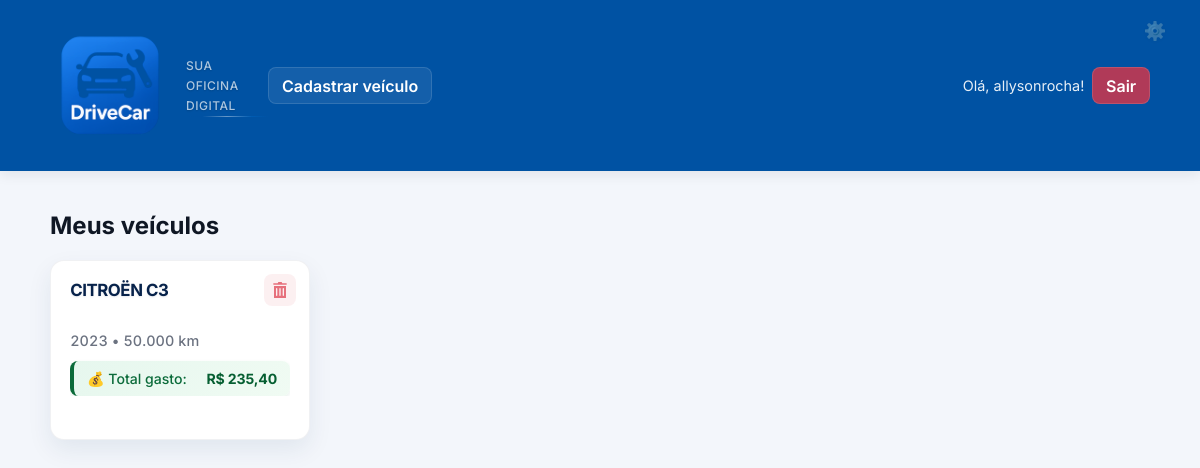
The app's page / (signed in), older data.
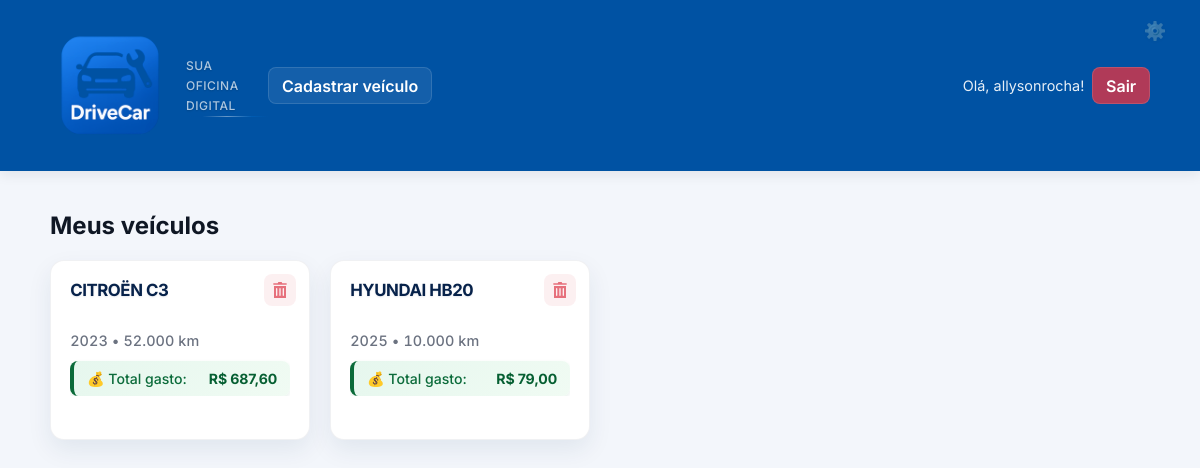
The same page, newer data.
### drivecar/models.py (models this page shows, shortened)
class Veiculo(models.Model):
    TIPO_COMBUSTIVEL_CHOICES = [
        ('GASOLINA', 'Gasolina'),
        ('ALCOOL', 'Álcool / Etanol'),
        ('FLEX', 'Flex (Gasolina/Etanol)'),
        ('DIESEL', 'Diesel'),
        ('GNV', 'GNV (Gás Natural Veicular)'),
        ('HIBRIDO', 'Híbrido'),
        ('ELETRICO', 'Elétrico'),
    ]
    usuario = models.ForeignKey(User, on_delete=models.CASCADE, verbose_name=_("usuário"))
    marca = models.ForeignKey(Marca, on_delete=models.PROTECT, verbose_name=_("marca"), null=True, blank=True)
    modelo = models.ForeignKey(Modelo, on_delete=models.PROTECT, verbose_name=_("modelo"), null=True, blank=True)
    versao = models.ForeignKey(Versao, on_delete=models.PROTECT, verbose_name=_("versão"), null=True, blank=True)
    marca_legado = models.CharField(_("marca (legado)"), max_length=50, blank=True)
    modelo_legado = models.CharField(_("modelo (legado)"), max_length=50, blank=True)
    ano = models.PositiveIntegerField(_("ano"))
    placa = models.CharField(_("placa"), max_length=10, blank=True)
    km_atual = models.PositiveIntegerField(_("quilometragem atual"), default=0)
    combustivel = models.CharField(_("combustível"), max_length=20, choices=TIPO_COMBUSTIVEL_CHOICES, blank=True)
    @property
    def titulo_limpo(self):
        marca_nome = self.marca.nome if self.marca else self.marca_legado
        modelo_nome = self.modelo.nome if self.modelo else self.modelo_legado
        if marca_nome and modelo_nome:
            if marca_nome.upper() in modelo_nome.upper():
                return modelo_nome
            else:
                return f"{marca_nome} {modelo_nome}"
        elif modelo_nome:
            return modelo_nome
        elif marca_nome:
            return marca_nome
        else:
            return "Veículo sem identificação"
    def total_gasto_manutencao(self):
        from django.db.models import Sum
        total = self.registromanutencao_set.aggregate(
            total=Sum('preco')
        )['total']
        return total or 0
    def total_gasto_manutencao_formatado(self):
        total = self.total_gasto_manutencao()
        valor_str = f"{total:.2f}"
        partes = valor_str.split('.')
        parte_inteira = partes[0]
        parte_decimal = partes[1]
        return f"R$ {parte_inteira},{parte_decimal}"
    class Meta:
        verbose_name = _("Veículo")
        verbose_name_plural = _("Veículos")

class Marca(models.Model):
    nome = models.CharField(_("nome da marca"), max_length=50, unique=True)
    logo = models.CharField(_("logo/imagem"), max_length=200, blank=True)
    ativo = models.BooleanField(_("ativo"), default=True)
    class Meta:
        verbose_name = _("Marca")
        verbose_name_plural = _("Marcas")
        ordering = ["nome"]

class Modelo(models.Model):
    marca = models.ForeignKey(Marca, on_delete=models.CASCADE, verbose_name=_("marca"))
    nome = models.CharField(_("nome do modelo"), max_length=100)
    ano_inicio = models.PositiveIntegerField(_("ano de início"), null=True, blank=True)
    ano_fim = models.PositiveIntegerField(_("ano de fim"), null=True, blank=True)
    ativo = models.BooleanField(_("ativo"), default=True)
    class Meta:
        verbose_name = _("Modelo")
        verbose_name_plural = _("Modelos")
        ordering = ["marca__nome", "nome"]
        unique_together = ["marca", "nome"]

### drivecar/views.py (the view)
# urls.py: path("", views.index, name="index"),
@login_required
def index(request):
    veiculos = Veiculo.objects.filter(usuario=request.user)
    context = {
        'veiculos': veiculos,
        'total_veiculos': veiculos.count(),
    }
    return render(request, 'drivecar/index.html', context)

### templates/drivecar/index.html (shortened to what this page needs)
{% extends "drivecar/base.html" %}
{% load humanize %}
{% block content %}
<h2>Meus veículos</h2>
<div class="vehicle-grid">
  {% for v in veiculos %}
    <article class="vehicle-card" data-vehicle-id="{{ v.id }}" data-marca="{{ v.marca.nome }}">
      <a class="vehicle-link" href="{% url 'drivecar:manutencao' v.id %}">
        <div class="vehicle-header">
          <div class="vehicle-title">{{ v.titulo_limpo }}</div>
        </div>
        <div class="vehicle-footer">
          <div class="vehicle-meta">{{ v.ano }} • {{ v.km_atual|intcomma }} km</div>
          <div class="vehicle-maintenance-cost">
            <span class="cost-label">💰 Total gasto:</span>
            <strong class="cost-value">{{ v.total_gasto_manutencao_formatado }}</strong>
          </div>
        </div>
      </a>
      <a href="{% url 'drivecar:excluir_veiculo' v.id %}" class="delete-btn" title="Excluir veículo" onclick="return confirm('Tem certeza que deseja excluir este veículo?')">
      </a>
    </article>
  {% empty %}
    <p>Nenhum veículo cadastrado.</p>
  {% endfor %}
</div>
{% endblock %}

Row changes from the older to the newer data that the page shows:
changed Veiculo "CITROËN C3": km_atual "50.000" → "52.000"; total_gasto_manutencao_formatado "R$ 235,40" → "R$ 687,60"
added Veiculo: titulo_limpo "HYUNDAI HB20", ano "2025", km_atual "10.000", total_gasto_manutencao_formatado "R$ 79,00"
